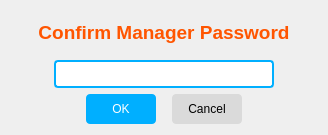
<?xml version="1.0" encoding="UTF-8"?>
<ui version="4.0">
 <class>ConfrmPwdDlg</class>
 <widget class="QDialog" name="ConfrmPwdDlg">
  <property name="geometry">
   <rect>
    <x>0</x>
    <y>0</y>
    <width>328</width>
    <height>135</height>
   </rect>
  </property>
  <property name="windowTitle">
   <string>Confirm Manager Password</string>
  </property>
  <layout class="QVBoxLayout" name="verticalLayout">
   <item>
    <widget class="QLabel" name="label">
     <property name="font">
      <font>
       <pointsize>14</pointsize>
       <weight>75</weight>
       <bold>true</bold>
      </font>
     </property>
     <property name="styleSheet">
      <string notr="true">color: rgb(255, 85, 0);</string>
     </property>
     <property name="text">
      <string>Confirm Manager Password</string>
     </property>
     <property name="alignment">
      <set>Qt::AlignCenter</set>
     </property>
    </widget>
   </item>
   <item>
    <layout class="QHBoxLayout" name="horizontalLayout">
     <item>
      <spacer name="horizontalSpacer">
       <property name="orientation">
        <enum>Qt::Horizontal</enum>
       </property>
       <property name="sizeHint" stdset="0">
        <size>
         <width>40</width>
         <height>20</height>
        </size>
       </property>
      </spacer>
     </item>
     <item>
      <widget class="QLineEdit" name="edt_Pwd">
       <property name="minimumSize">
        <size>
         <width>220</width>
         <height>28</height>
        </size>
       </property>
       <property name="styleSheet">
        <string notr="true">border: 2px solid #00afff;
border-radius: 4px;
background-color: #ffffff; color: #323232;</string>
       </property>
       <property name="echoMode">
        <enum>QLineEdit::Password</enum>
       </property>
      </widget>
     </item>
     <item>
      <spacer name="horizontalSpacer_2">
       <property name="orientation">
        <enum>Qt::Horizontal</enum>
       </property>
       <property name="sizeHint" stdset="0">
        <size>
         <width>40</width>
         <height>20</height>
        </size>
       </property>
      </spacer>
     </item>
    </layout>
   </item>
   <item>
    <layout class="QHBoxLayout" name="horizontalLayout_2">
     <property name="spacing">
      <number>16</number>
     </property>
     <item>
      <spacer name="horizontalSpacer_3">
       <property name="orientation">
        <enum>Qt::Horizontal</enum>
       </property>
       <property name="sizeHint" stdset="0">
        <size>
         <width>40</width>
         <height>20</height>
        </size>
       </property>
      </spacer>
     </item>
     <item>
      <widget class="QPushButton" name="btn_OK">
       <property name="minimumSize">
        <size>
         <width>70</width>
         <height>30</height>
        </size>
       </property>
       <property name="styleSheet">
        <string notr="true">QPushButton{
	border-radius: 4px;
	background-color: #00afff; color: white;
}

QPushButton::hover {
	background-color: #23ccff;
}</string>
       </property>
       <property name="text">
        <string>OK</string>
       </property>
      </widget>
     </item>
     <item>
      <widget class="QPushButton" name="btn_Cancel">
       <property name="minimumSize">
        <size>
         <width>70</width>
         <height>30</height>
        </size>
       </property>
       <property name="styleSheet">
        <string notr="true">QPushButton{
	border-radius: 4px;
	background-color: #dadada; color: 323232;
}

QPushButton::hover {
	background-color: #eaeaea;
}</string>
       </property>
       <property name="text">
        <string>Cancel</string>
       </property>
      </widget>
     </item>
     <item>
      <spacer name="horizontalSpacer_4">
       <property name="orientation">
        <enum>Qt::Horizontal</enum>
       </property>
       <property name="sizeHint" stdset="0">
        <size>
         <width>40</width>
         <height>20</height>
        </size>
       </property>
      </spacer>
     </item>
    </layout>
   </item>
  </layout>
 </widget>
 <tabstops>
  <tabstop>edt_Pwd</tabstop>
  <tabstop>btn_OK</tabstop>
  <tabstop>btn_Cancel</tabstop>
 </tabstops>
 <resources/>
 <connections>
  <connection>
   <sender>btn_Cancel</sender>
   <signal>clicked()</signal>
   <receiver>ConfrmPwdDlg</receiver>
   <slot>reject()</slot>
   <hints>
    <hint type="sourcelabel">
     <x>227</x>
     <y>135</y>
    </hint>
    <hint type="destinationlabel">
     <x>160</x>
     <y>82</y>
    </hint>
   </hints>
  </connection>
 </connections>
</ui>
